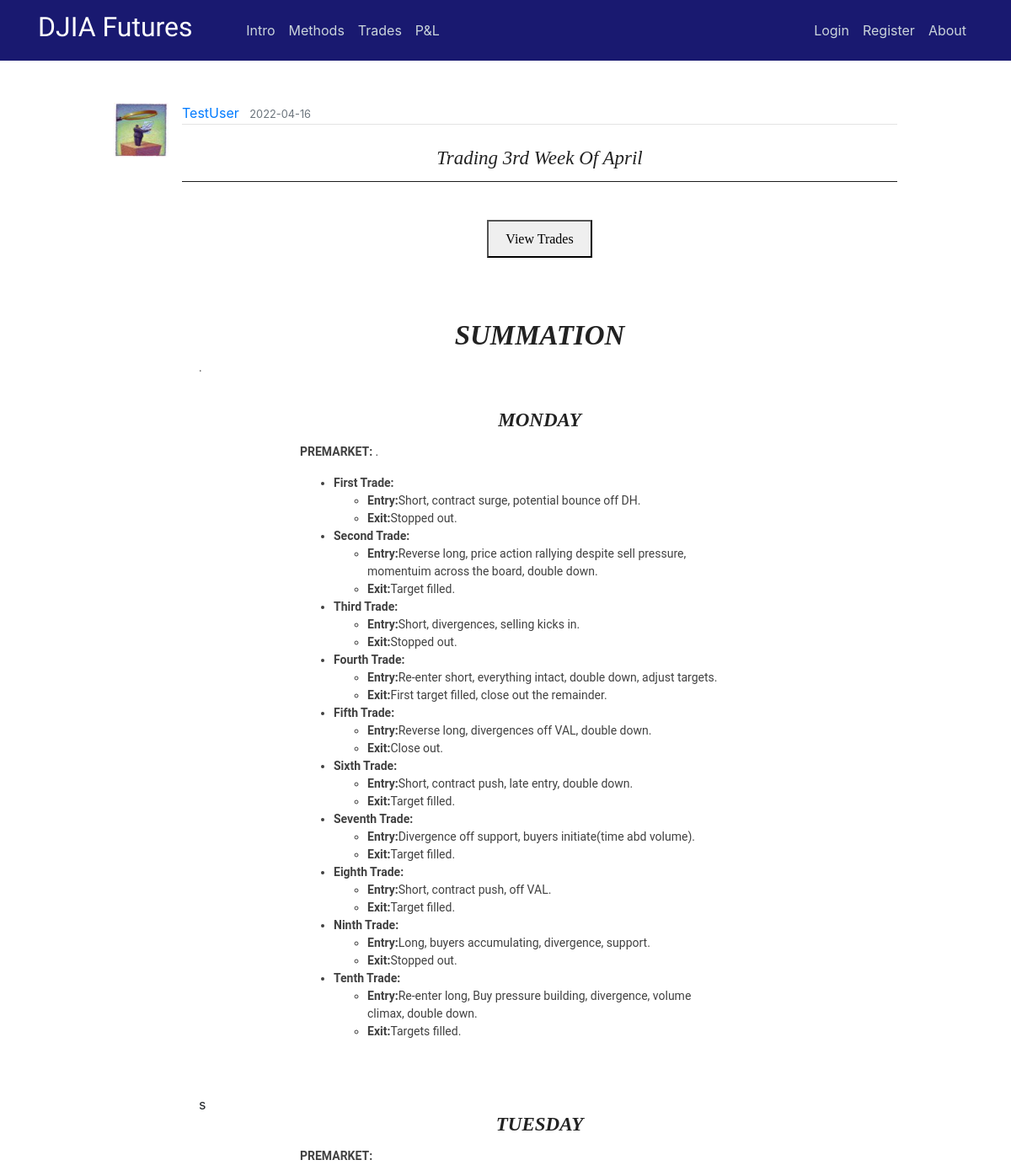
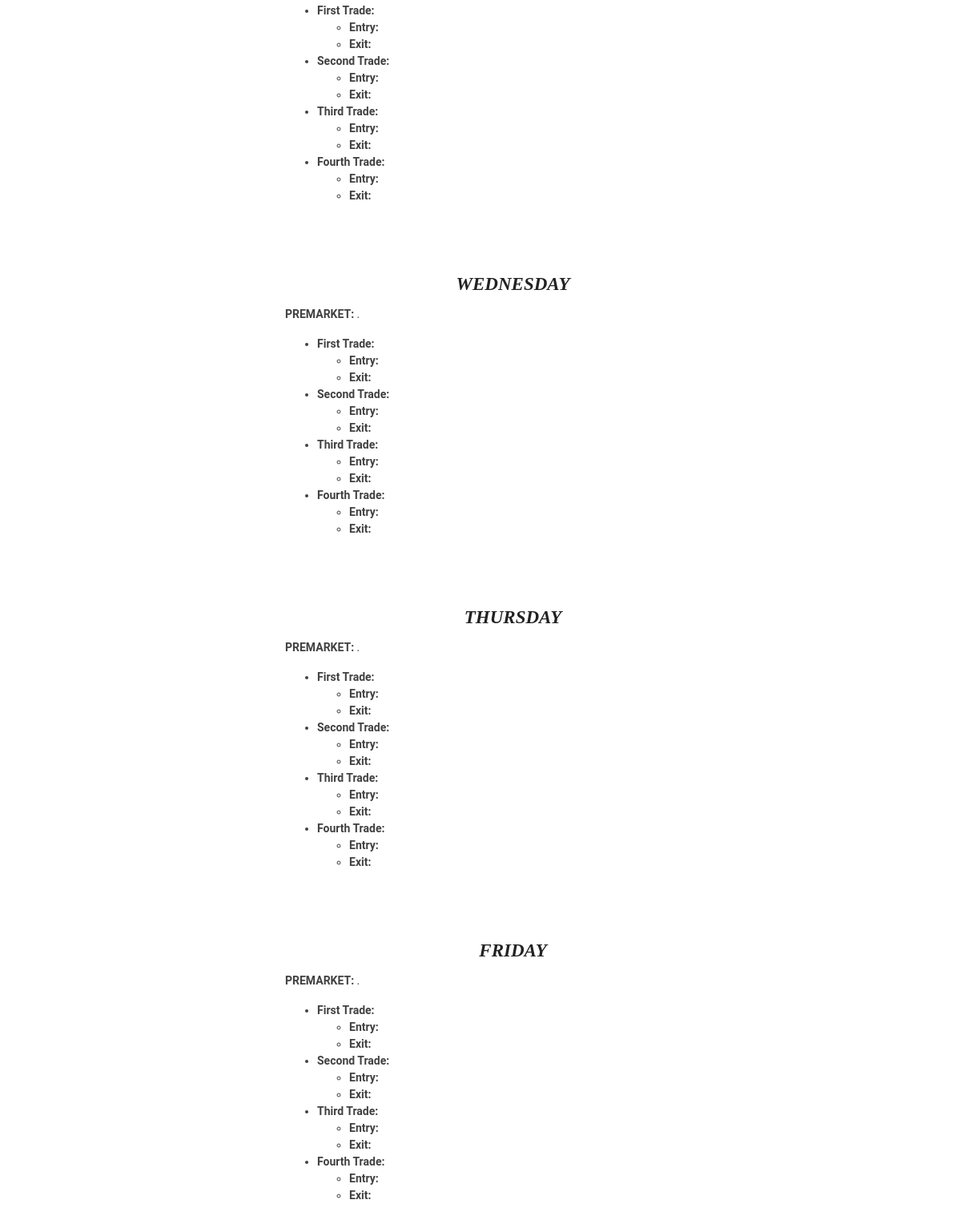
The app's page /post/155, older data (2 pictures, top to bottom).
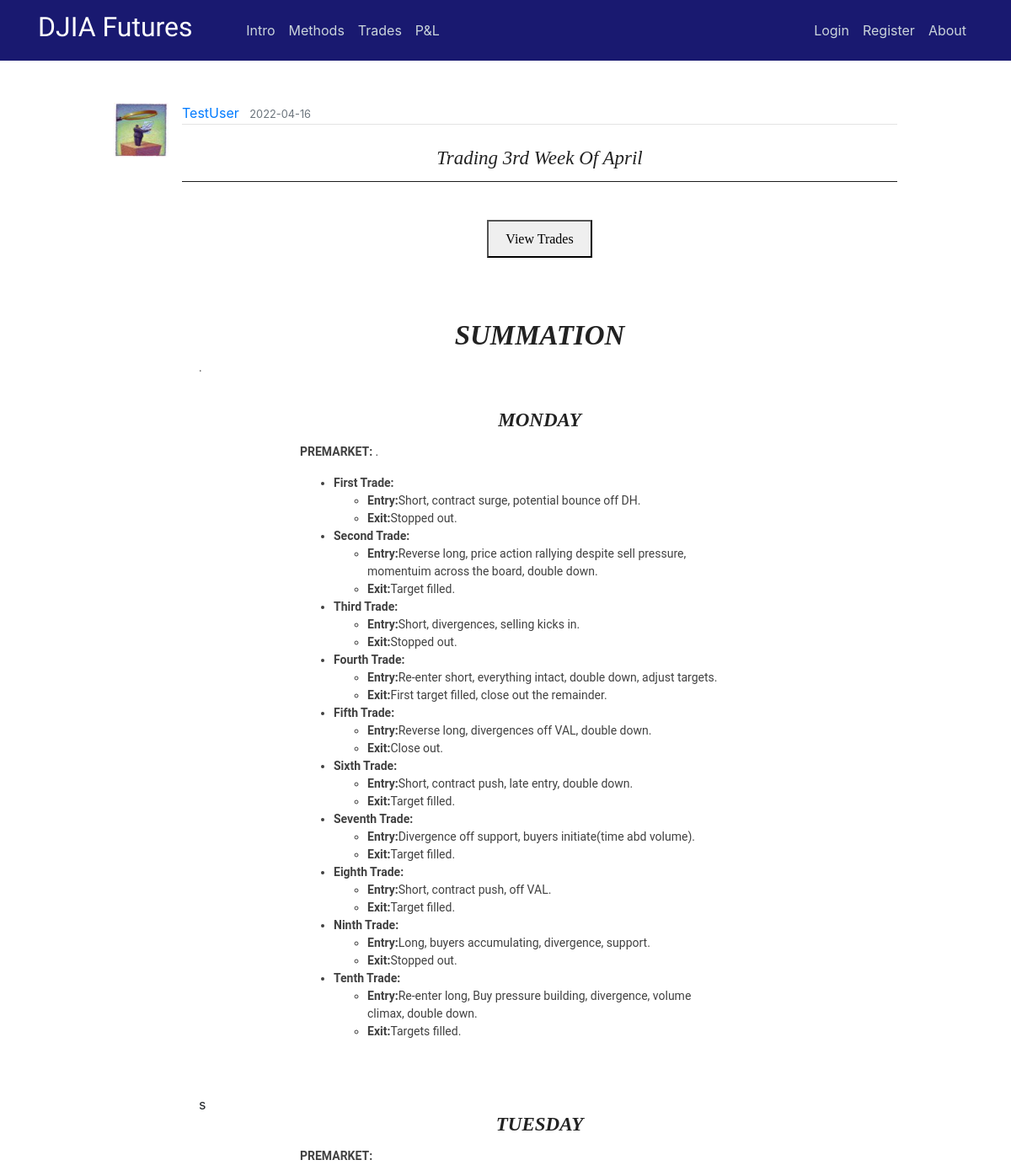
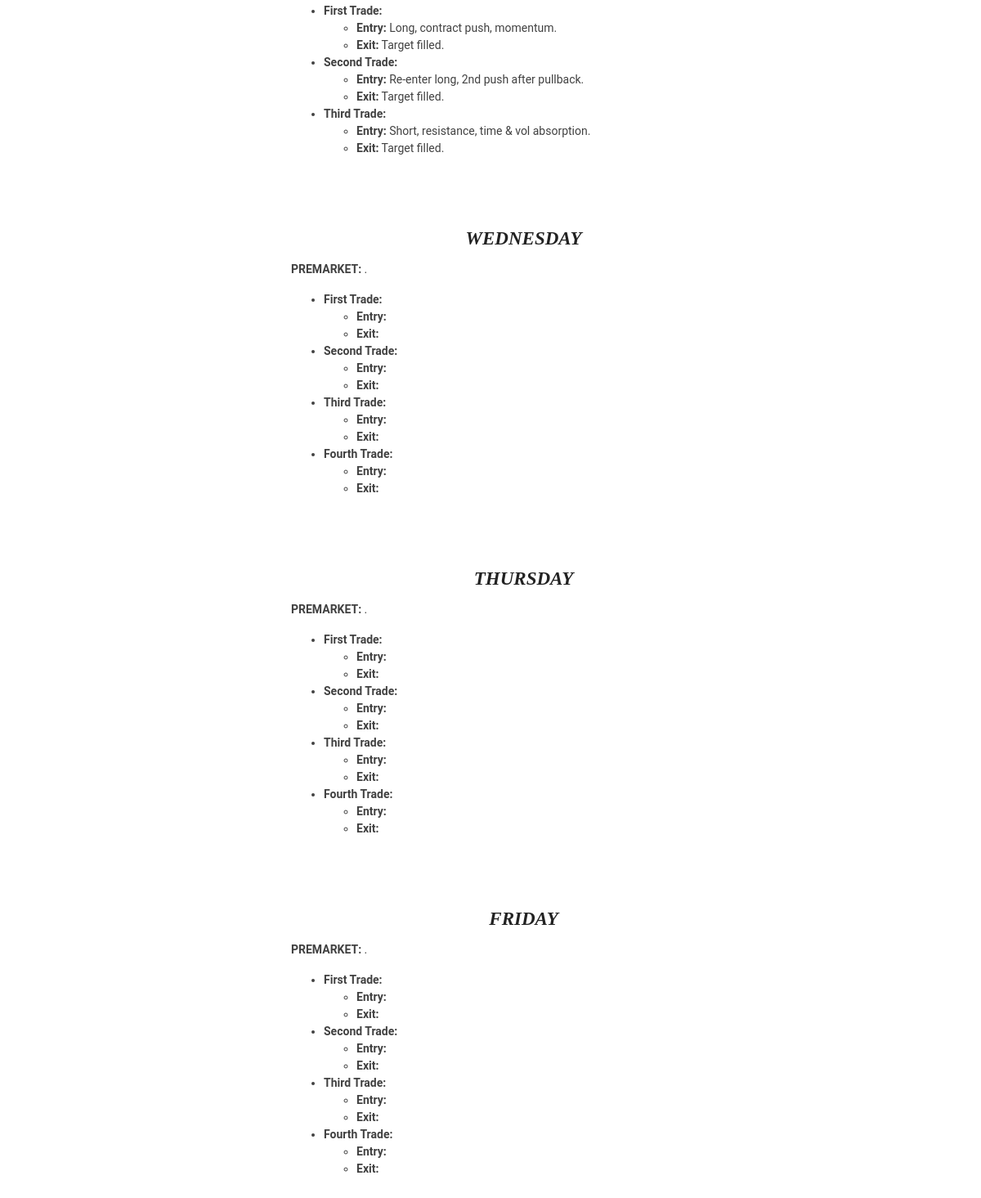
The same page, newer data (2 pictures, top to bottom).
### flaskblog/models.py (models this page shows, shortened)
class User(db.Model, UserMixin):
    id = db.Column(db.Integer, primary_key=True)
    username = db.Column(db.String(20), unique=True, nullable=False)
    email = db.Column(db.String(120), unique=True, nullable=False)
    image_file = db.Column(db.String(20), nullable=False, default='default.jpg')
    password = db.Column(db.String(60), nullable=False)
    posts = db.relationship('Post', backref='author', lazy=True)

class Post(db.Model):
    id = db.Column(db.Integer, primary_key=True)
    title = db.Column(db.String(100), nullable=False)
    date_posted = db.Column(db.DateTime, nullable=False, default=datetime.utcnow)
    content = db.Column(db.Text, nullable=False)
    user_id = db.Column(db.Integer, db.ForeignKey('user.id'), nullable=False)
    teaser_title = db.Column(db.Text, nullable=True)
    teaser_details = db.Column(db.Text, nullable=True)
    teaser_caption = db.Column(db.Text, nullable=True)
    teaser_img = db.Column(db.Text, nullable=True)
    teaser_content = db.Column(db.Text, nullable=True)
    teaser_wkid = db.Column(db.Text, nullable=True)

### flaskblog/posts/routes.py (the view)
@posts.route("/post/<int:post_id>")
def post(post_id):
    post = Post.query.get_or_404(post_id)
    if len(post.teaser_wkid) != 0:
        weekly = post.teaser_wkid
    else:
        weekly = ""
    return render_template('post.html', weekly=weekly, title=post.title, post=post)

### flaskblog/templates/post.html (shortened to what this page needs)
{% extends "layout.html" %}
{% block content %}
  <article class="media content-section" style="border:none;">
    <img class="article-img" src="{{ url_for('static', filename='profile_pics/' + post.author.image_file) }}">
    <div class="media-body">
      <div class="article-metadata">
        <a class="mr-2" href="{{ url_for('users.user_posts', username=post.author.username) }}">{{ post.author.username }}</a>
        <small class="text-muted">{{ post.date_posted.strftime('%Y-%m-%d') }}</small>
      </div>
      <center><br><h3 class="hero-header">{{ post.title }}</h3><hr><br></center>
      {% if weekly |length %}
      <center><button onclick="myDetach()">View Trades</button></center>
      <br>
      <br>
      {% endif %}
      {{ post.content|safe }}
  </article>
{% endblock content %}

### flaskblog/templates/layout.html (shortened to what this page needs)
<!DOCTYPE html>
<html>
    <head>
      <link rel="stylesheet" href="https://maxcdn.bootstrapcdn.com/bootstrap/4.0.0/css/bootstrap.min.css">
      <link rel="stylesheet" type="text/css" href="{{ url_for('static', filename='main.css') }}">
      <link rel="stylesheet" type="text/css" href="{{ url_for('static', filename='study.css') }}">
      <link rel="stylesheet" type="text/css" href="{{ url_for('static', filename='modal.css') }}">
    </head>
    <body class="_backdrop">
    <div class="grid">
    <header class="site-header">
          <nav class="navbar navbar-expand-md navbar-dark bg-steel fixed-top">
              <div class="container">
                <a class="navbar-brand mr-2" href="/"><h2><span style="font-family:Lobster Two">DJIA Futures &nbsp &nbsp &nbsp</span></h2></a>
                <div class="collapse navbar-collapse" id="navbarToggle">
                  <div class="navbar-nav mr-auto">
                    <a class="nav-item nav-link" href="{{ url_for('main.intro') }}">Intro</a>
                    <a class="nav-item nav-link" href="{{ url_for('main.methods') }}">Methods</a>
                    <a class="nav-item nav-link" href="{{ url_for('main.trades') }}">Trades</a>
                    <a class="nav-item nav-link" href="{{ url_for('main.pnl') }}">P&L</a>
                  </div>
                  <div class="navbar-nav">
                    {% if current_user.is_authenticated and current_user.username == "GuestUser" %}
                      <a class="nav-item nav-link" href="{{ url_for('users.login') }}">Members Login</a>
                      <a class="nav-item nav-link" href="{{ url_for('users.logout') }}">Logout</a>
                      <a class="nav-item nav-link" href="{{ url_for('main.about') }}">About</a>
                    {% else %}
                      {% if current_user.is_authenticated %}
                        <a class="nav-item nav-link" href="{{ url_for('posts.new_post') }}">New Post</a>
                        <a class="nav-item nav-link" href="{{ url_for('users.account') }}">Account</a>
                        <a class="nav-item nav-link" href="{{ url_for('users.logout') }}">Logout</a>
                        <a class="nav-item nav-link" href="{{ url_for('main.about') }}">About</a>
                      {% else %}
                        <a class="nav-item nav-link" href="{{ url_for('users.login') }}">Login</a>
                        <a class="nav-item nav-link" href="{{ url_for('users.register') }}">Register</a>
                        <a class="nav-item nav-link" href="{{ url_for('main.about') }}">About</a>
                      {% endif %}
                    {% endif %}
                  </div>
                </div>
              </div>
          </nav>
    </header>
    <main role="main" class="container-fluid site-header-border-adjust col-md-10">
      <div>
        {% block content %}{% endblock %}
      </div>
    </main>
    </body>
</html>

### flaskblog/static/main.css (style rules this page uses)
body { margin-top: 5rem; }
._backdrop { background: url(img/stocks.jpg) no-repeat center center fixed; -webkit-background-size: cover; -moz-background-size: cover; -o-background-size: cover; background-size: cover; }
.adjust-doc-border-intro { padding-right: 20px; padding-left: 20px; padding-top: 20px; padding-bottom: 20px; }
.doc-clear { clear: both; display: block; }
hr { margin-top: 1rem; margin-bottom: 1rem; border: 0; border-top: 1px solid rgba(0, 0, 0, 0.89); }
p.teaser-content { color: #414141; font-size: 14px; font-family: 'Roboto', Arial, 'Helvetica Neue', Helvetica, sans-serif; line-height: 1.5; }
.bg-steel { background-color: midnightblue; }
.site-header .navbar-nav .nav-link { color: #cbd5db; }
.site-header-border-adjust { margin-top: 7rem; }
.content-section { background: #ffffff; padding: 10px 20px; border: 1px solid #000000; border-radius: 9px; margin-bottom: 20px; }
.article-img { height: 65px; width: 65px; margin-right: 16px; }
.article-metadata { padding-bottom: 1px; margin-bottom: 4px; border-bottom: 1px solid #e3e3e3 }

### flaskblog/static/study.css (style rules this page uses)
h1.hero-header { color: #222; text-transform: capitalize; font-weight: 400; font-style: italic; font-size: 28px; font-family: Baskerville, 'Baskerville Old Face', 'Hoefler Text', Garamond, 'Times New Roman', serif; }
h3.hero-header { color: #222; text-transform: capitalize; font-weight: 400; font-style: italic; font-size: 28px; font-family: Baskerville, 'Baskerville Old Face', 'Hoefler Text', Garamond, 'Times New Roman', serif; }
h3 { font-weight: 700; line-height: 1; }
li.list { color: #414141; font-size: 14px; font-family: 'Roboto', Arial, 'Helvetica Neue', Helvetica, sans-serif; line-height: 1.5; }
button { margin-top: 5px; margin-bottom: 5px; padding: 8px 20px 7px; font-family: Cambria, Georgia, serif; line-height: 1.6; }
@media screen and (min-width: 25rem) { h1.hero-header { font-size: 33px; } }
@media screen and (min-width: 25rem) { h3.hero-header { font-size: 23px; } }

### flaskblog/static/modal.css (style rules this page uses)
img { margin-bottom: -4px; }

Row changes from the older to the newer data that the page shows:
changed Post "Trading 3rd Week Of April": content "…PREMARKET: First Trade: Entry: Exit: Second Trade: Entry: Exit: Third Trade: Entry: Exit: Fourth Trade: Entry: Exit: WEDNESDAY PREMARKET: . First…" → "…PREMARKET: First Trade: Entry: Long, contract push, momentum. Exit: Target filled. Second Trade: Entry: Re-enter long, 2nd push after pullback. Exit: Target filled. Third Trade: Entry: Short, resistance, time & vol absorption. Exit: Target filled. WEDNESDAY PREMARKET: . First…"
